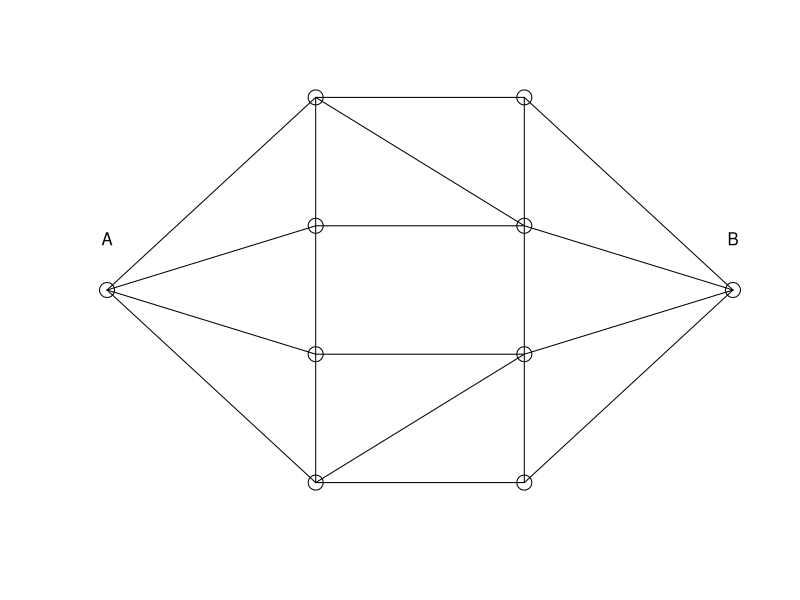
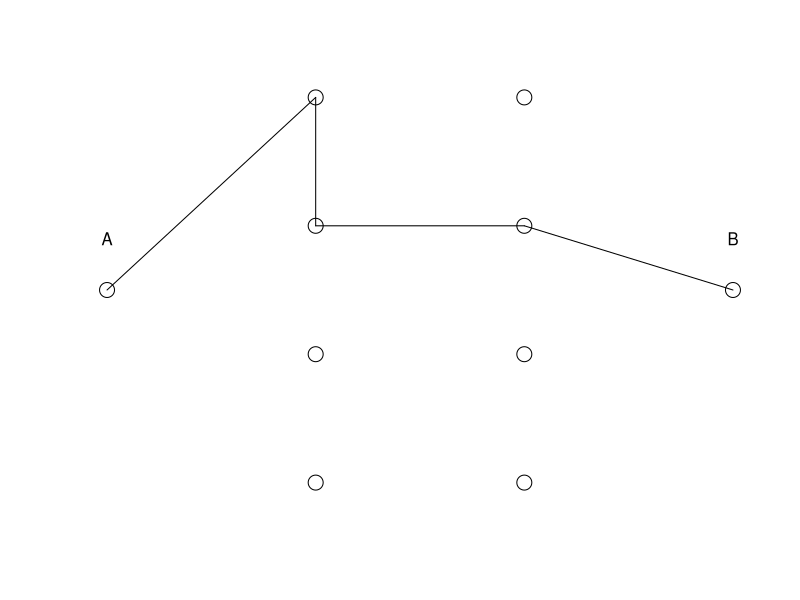
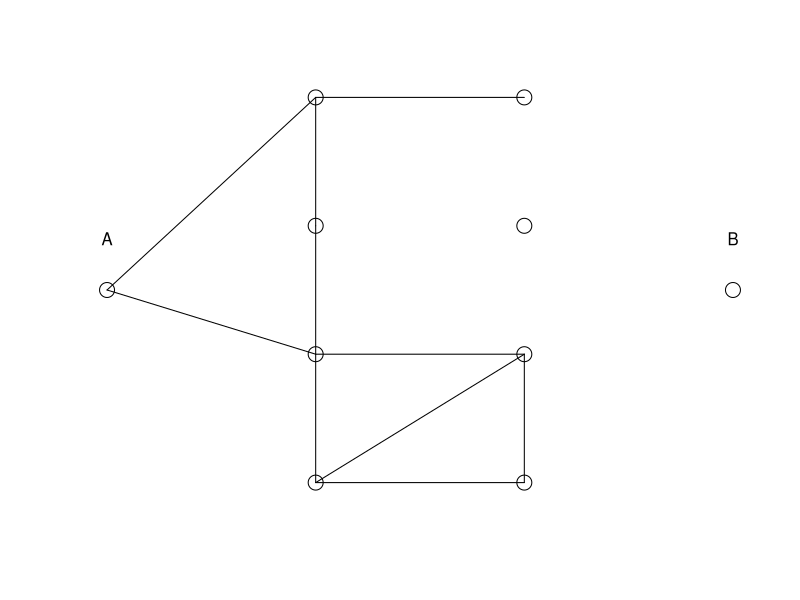
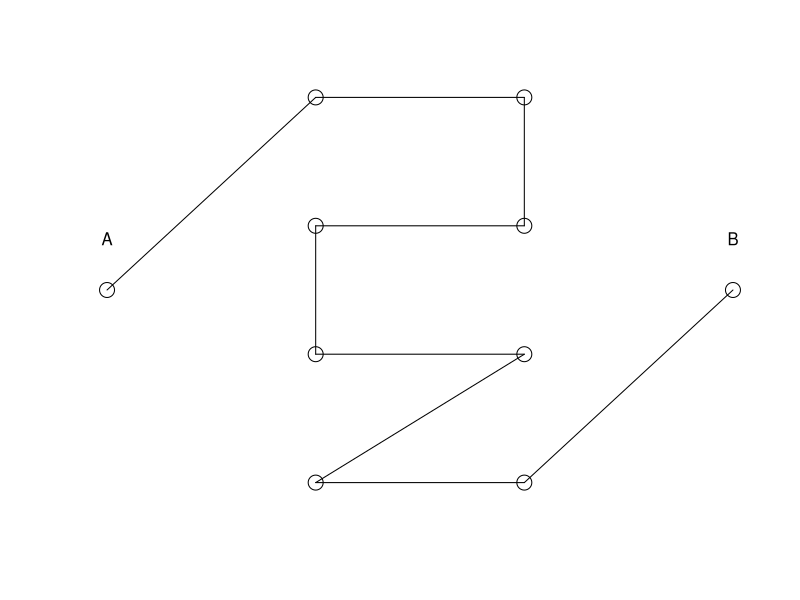
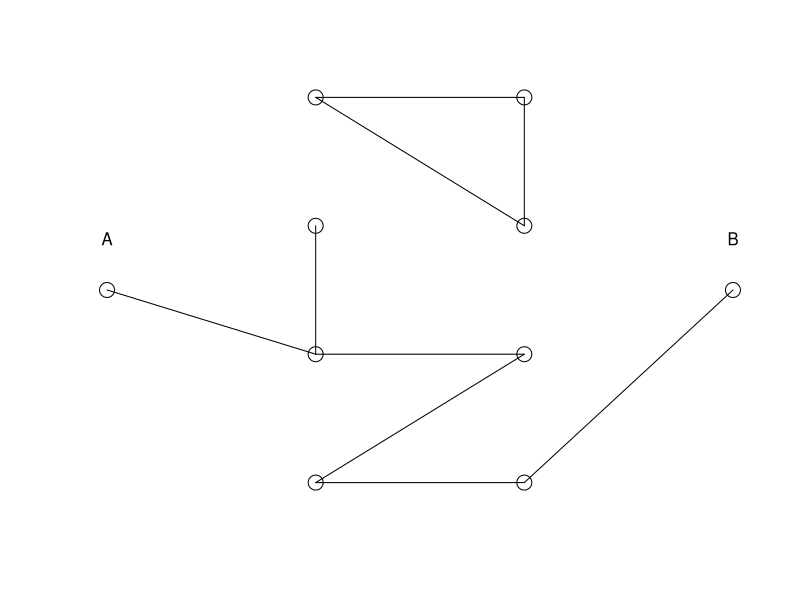

Reproduce these figures in R, in order.
## ---- chunk 1
MyPlot <- function(X){
  
  x <- c(0, rep(1, 4), rep(2, 4), 3)
  y <- c(1.5, 3:0, 3:0, 1.5)
  
  plot(x, y, axes=F, xlab="", ylab="", cex=2)
  text(c(0, 3), c(1.9, 1.9) ,c("A", "B"))
  
  if(X[1]==1) lines(0:1, c(1.5, 3)); if(X[2]==1) lines(0:1, c(1.5, 2))
  if(X[3]==1) lines(0:1, c(1.5, 1)); if(X[4]==1) lines(0:1, c(1.5, 0))
  if(X[5]==1) lines(c(1, 1), c(2, 3)); if(X[6]==1) lines(c(1, 1), c(1, 2))
  if(X[7]==1) lines(c(1, 1), c(0, 1)); if(X[8]==1) lines(c(1, 2), c(3, 3))
  if(X[9]==1) lines(c(1, 2), c(3, 2)); if(X[10]==1) lines(c(1, 2), c(2, 2))
  if(X[11]==1) lines(c(1, 2), c(1, 1)); if(X[12]==1) lines(c(1, 2), c(0, 1))
  if(X[13]==1) lines(c(1, 2), c(0, 0)); if(X[14]==1) lines(c(2, 2), c(2, 3))
  if(X[15]==1) lines(c(2, 2), c(1, 2)); if(X[16]==1) lines(c(2, 2), c(0, 1))
  if(X[17]==1) lines(c(2, 3), c(3, 1.5)); if(X[18]==1) lines(c(2, 3), c(2, 1.5))
  if(X[19]==1) lines(c(2, 3), c(1, 1.5)); if(X[20]==1) lines(c(2, 3), c(0, 1.5))
  
}

MyPlot( X = rep(1, 20) )
## ---- chunk 2
Myh <- function(X){
  
  M <- diag(1, 10)
  for(i in 1:4){ M[1, i+1]<-X[i] }; for(i in 5:7){ M[i-3, i-2]<-X[i] }
  M[2, 6:7]<-X[8:9]; M[3, 7]<-X[10]; M[4:5, 8]<-X[11:12]; M[5, 9]<-X[13]
  for(i in 14:16){ M[i-8, i-7]<-X[i] }; for(i in 17:20){ M[i-11, 10]<-X[i] }
  for(i in 1:10){ for(j in i:10){ M[j, i] <- M[i, j] } }
  
  ifelse( (M%*%M%*%M%*%M%*%M%*%M%*%M%*%M%*%M)[1,10] > 0, 0, 1 )
  
}
## ---- chunk 3
X1 <- c(1,0,0,0,1,0,0,0,0,1,0,0,0,0,0,0,0,1,0,0); MyPlot(X1); Myh(X1)
X2 <- c(1,0,1,0,1,1,1,1,0,0,1,1,1,0,0,1,0,0,0,0); MyPlot(X2); Myh(X2)
X3 <- c(1,0,0,0,0,1,0,1,0,1,1,1,1,1,0,0,0,0,0,1); MyPlot(X3); Myh(X3)
X4 <- c(0,0,1,0,0,1,0,1,1,0,1,1,1,1,0,0,0,0,0,1); MyPlot(X4); Myh(X4)
## ---- chunk 4
n <- 100000
p <- 0.05
X <- matrix(nrow=n, ncol=20)

for(i in 1:n){ X[i,] <- rbinom(20, 1, 1-p) }

(mu_MC <- mean(apply(X, 1, Myh)))
(Var_MC <- (mu_MC*(1-mu_MC))/n)
(SE_MC <- sqrt(Var_MC))
## ---- chunk 5
p_star <- 0.5
X_star <- matrix(nrow=n, ncol=20)

for(i in 1:n){ X_star[i,] <- rbinom(20, 1, 1-p_star) }

b_star <- apply(X_star, 1, function(X) length(X[X==0]))
w_star <- ((1-p)/(1-p_star))^20*((p*(1-p_star))/(p_star*(1-p)))^b_star
h_star <- apply(X_star, 1, Myh)

#(unstandardized Importance Weight)
(mu_IS_star <- sum(h_star*w_star)/n)
(Var_IS_star <- var(h_star*w_star)/n)
(SE_IS_star <- sqrt(Var_IS_star))

#(standardized Importance Weight)
(mu_IS <- sum(h_star*(w_star/sum(w_star))))
(Var_IS <- (var(h_star*w_star) + mu_IS^2*var(w_star) - 2*mu_IS*cov(h_star*w_star, w_star))/n)
(SE_IS <- sqrt(Var_IS))
